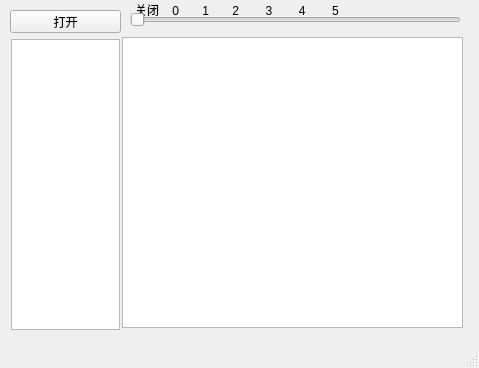
<?xml version="1.0" encoding="UTF-8"?>
<ui version="4.0">
 <class>MainWindow</class>
 <widget class="QMainWindow" name="MainWindow">
  <property name="geometry">
   <rect>
    <x>0</x>
    <y>0</y>
    <width>479</width>
    <height>368</height>
   </rect>
  </property>
  <property name="windowTitle">
   <string>MainWindow</string>
  </property>
  <widget class="QWidget" name="centralWidget">
   <widget class="QListWidget" name="listWidget">
    <property name="geometry">
     <rect>
      <x>11</x>
      <y>39</y>
      <width>109</width>
      <height>291</height>
     </rect>
    </property>
   </widget>
   <widget class="QTextEdit" name="textEdit">
    <property name="geometry">
     <rect>
      <x>122</x>
      <y>37</y>
      <width>341</width>
      <height>291</height>
     </rect>
    </property>
   </widget>
   <widget class="QPushButton" name="pushButton">
    <property name="geometry">
     <rect>
      <x>10</x>
      <y>10</y>
      <width>111</width>
      <height>23</height>
     </rect>
    </property>
    <property name="text">
     <string>打开</string>
    </property>
   </widget>
   <widget class="QLabel" name="label_2">
    <property name="geometry">
     <rect>
      <x>135</x>
      <y>0</y>
      <width>331</width>
      <height>20</height>
     </rect>
    </property>
    <property name="text">
     <string>关闭    0       1       2        3        4        5</string>
    </property>
   </widget>
   <widget class="QSlider" name="horizontalSlider">
    <property name="geometry">
     <rect>
      <x>130</x>
      <y>10</y>
      <width>331</width>
      <height>20</height>
     </rect>
    </property>
    <property name="orientation">
     <enum>Qt::Horizontal</enum>
    </property>
   </widget>
  </widget>
  <widget class="QMenuBar" name="menuBar">
   <property name="geometry">
    <rect>
     <x>0</x>
     <y>0</y>
     <width>479</width>
     <height>18</height>
    </rect>
   </property>
  </widget>
  <widget class="QStatusBar" name="statusBar"/>
 </widget>
 <layoutdefault spacing="6" margin="11"/>
 <resources/>
 <connections/>
</ui>
